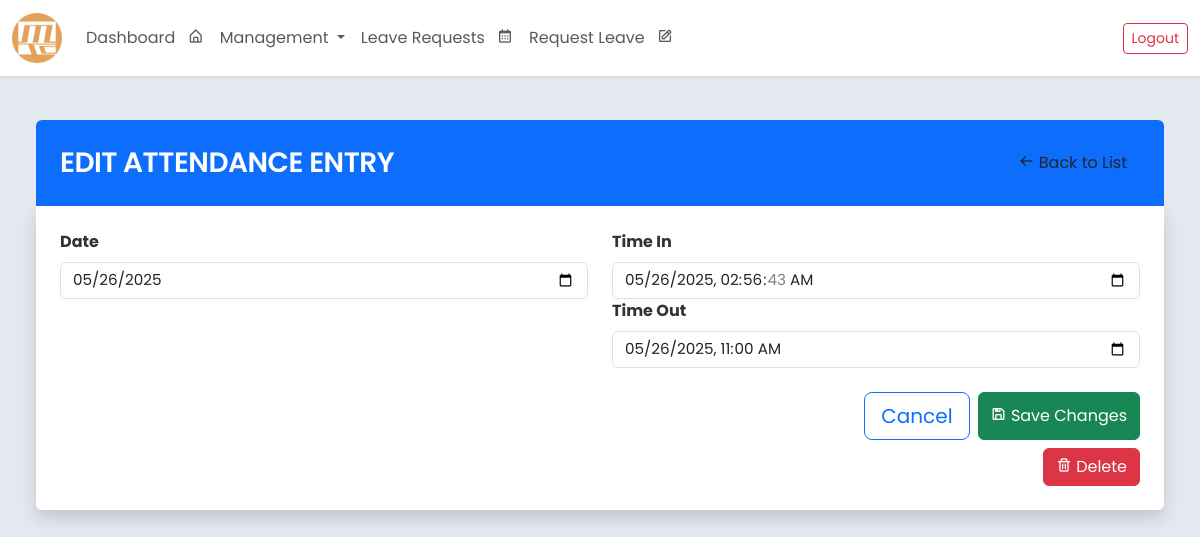
The app's page /attendance/edit/1/ (signed in), older data.
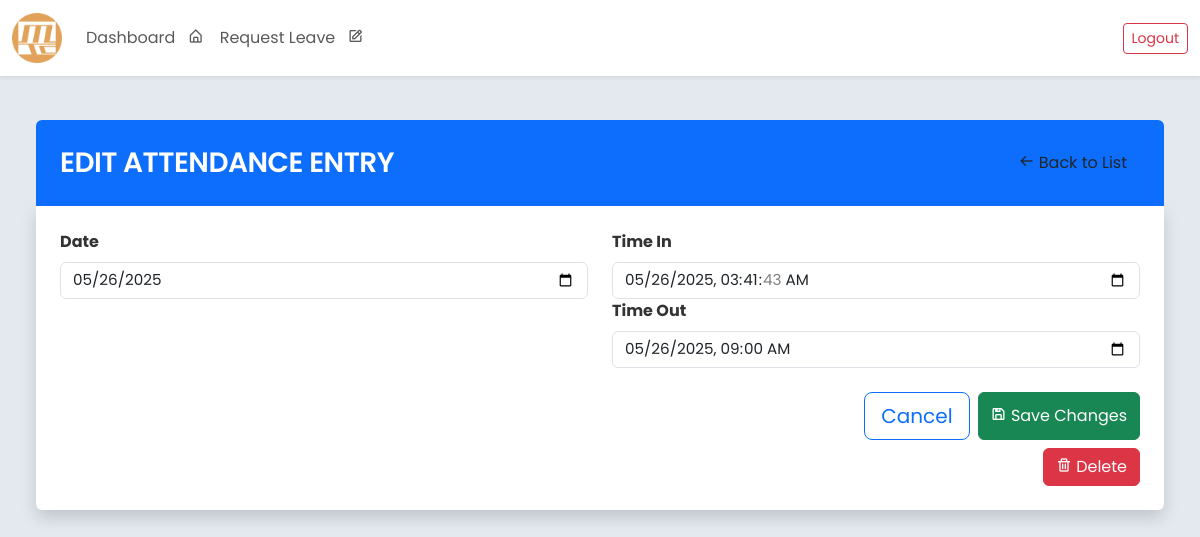
The same page, newer data.
### core/models.py (models this page shows, shortened)
class Attendance(models.Model):
    STATUS_CHOICES = [
        ('On-Time', 'On-Time'),
        ('Late', 'Late'),
        ('Absent', 'Absent'),
        ('Rest Day', 'Rest Day'),
    ]
    employee = models.ForeignKey('Employee', on_delete=models.CASCADE)
    date = models.DateField()
    time_in = models.DateTimeField(null=True, blank=True)
    time_out = models.DateTimeField(null=True, blank=True)
    arrival_status = models.CharField(
        max_length=20,
        choices=STATUS_CHOICES,
        default='Absent',
        help_text="Status based on time-in"
    )
    departure_status = models.CharField(
        max_length=20,
        choices=[
            ('On-Time', 'On-Time'),
            ('Undertime', 'Undertime'),
            ('Absent', 'Absent'),
            ('Rest Day', 'Rest Day')
        ],
        default='Absent',
        help_text="Status based on time-out"
    )
    shift = models.ForeignKey(
        'Shift',
        on_delete=models.SET_NULL,
        null=True,
        blank=True,
        help_text="Associated shift for this attendance record"
    )
    late_minutes = models.PositiveIntegerField(default=0)
    undertime_minutes = models.PositiveIntegerField(default=0)

### core/views.py (the view, shortened to what this page needs)
# urls.py: path('attendance/edit/<int:pk>/', views.EmployeeAttendanceEditView.as_view(), name='employee_attendance_edit'),
class EmployeeAttendanceEditView(UpdateView):
    model = Attendance
    form_class = AttendanceFormEdit
    template_name = 'attendance_edit_form.html'
    success_url = reverse_lazy('view_attendance_list')
    def get_object(self, queryset=None):
        print("Get Success")
        return get_object_or_404(Attendance, pk=self.kwargs['pk'])

### core/templates/attendance_edit_form.html (shortened to what this page needs)
{% extends "base.html" %}
{% block content %}
<div class="container-fluid" style="max-width: 1200px;">
    <div class="bg-primary p-4 rounded-top">
        <div class="d-flex align-items-center">
            <h3 class="text-white mb-0 flex-grow-1 text-uppercase">Edit Attendance Entry</h3>
            <a class="btn btn-white text-orange" href="{% url 'view_attendance_list' %}">
                <i class='bx bx-arrow-back'></i> Back to List
            </a>
        </div>
    </div>
    <div class="bg-white p-4 rounded-bottom shadow">
        <form method="post" action="{% url 'employee_attendance_edit' attendance.id %}" class="row g-4 mb-0">
            <div class="col-md-6">
                <div class="d-flex flex-column gap-3">
                    <div class="form-group">
                        <label for="id_date" class="form-label fw-bold">Date</label>
                        {{ form.date }}
                    </div>
                </div>
            </div>
            <div class="col-md-6">
                <div class="form-group">
                    <label for="id_time_in" class="form-label fw-bold">Time In</label>
                    {{ form.time_in }}
                </div>
                <div class="form-group">
                    <label for="id_time_out" class="form-label fw-bold">Time Out</label>
                    {{ form.time_out }}
                </div>
            </div>
            <div class="col-12 d-flex justify-content-end gap-2">
                    <a class="btn btn-lg btn-outline-primary" href="{% url 'view_attendance_list' %}" >
                        Cancel
                    </a>
                <button type="submit" class="btn btn-success">
                    <i class="bx bx-save"></i> Save Changes
                </button>
            </div>
        </form>
        <div class="d-flex justify-content-end mt-2">
            <form method="post" action="{% url 'employee_delete_attendance' attendance.id %}" onsubmit="return confirm('Are you sure you want to delete this attendance record?');">
                <button type="submit" class="btn btn-danger">
                    <i class="bx bx-trash"></i> Delete
                </button>
            </form>
        </div>
    </div>
</div>
{% endblock %}

Row changes from the older to the newer data that the page shows:
changed Attendance: time_in "05/26/2025 02:56:43" → "05/26/2025 03:41:43"; time_out "05/26/2025 11:00" → "05/26/2025 09:00"
Text that changed along with them:
text no longer shown: "Management Leave Requests"
